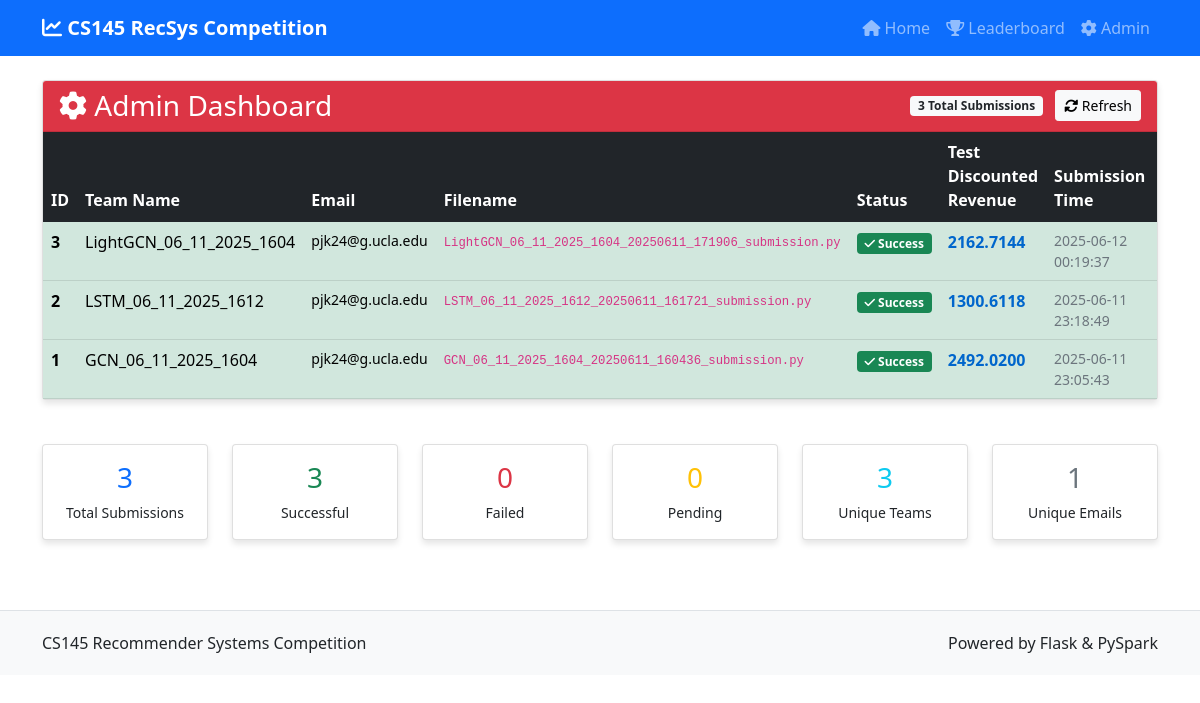
The page /admin on the database its author committed.
### tables this page shows
CREATE TABLE submissions (
            id INTEGER PRIMARY KEY AUTOINCREMENT,
            team_name TEXT NOT NULL,
            email TEXT NOT NULL,
            submission_time TIMESTAMP DEFAULT CURRENT_TIMESTAMP,
            filename TEXT NOT NULL,
            test_discounted_revenue REAL,
            train_total_revenue REAL,
            test_total_revenue REAL,
            train_avg_revenue REAL,
            test_avg_revenue REAL,
            performance_change REAL,
            train_precision_at_k REAL,
            test_precision_at_k REAL,
            train_ndcg_at_k REAL,
            test_ndcg_at_k REAL,
            train_mrr REAL,
            test_mrr REAL,
            train_hit_rate REAL,
            test_hit_rate REAL,
            status TEXT DEFAULT 'pending',
            error_message TEXT,
            raw_results TEXT
        );

### app.py (the view)
@app.route('/admin')
def admin():
    conn = sqlite3.connect(DATABASE)
    conn.row_factory = sqlite3.Row
    cursor = conn.cursor()
    cursor.execute('''
        SELECT id, team_name, email, submission_time, filename,
               test_discounted_revenue, status, error_message
        FROM submissions
        ORDER BY submission_time DESC
    ''')
    results = cursor.fetchall()
    conn.close()
    return render_template('admin.html', results=results)

### templates/admin.html (shortened to what this page needs)
{% extends "base.html" %}
{% block content %}
<div class="row">
    <div class="col-12">
        <div class="card">
            <div class="card-header bg-danger text-white d-flex justify-content-between align-items-center">
                <h3 class="mb-0"><i class="fas fa-cog"></i> Admin Dashboard</h3>
                <div>
                    <span class="badge bg-light text-dark">{{ results|length }} Total Submissions</span>
                    <button class="btn btn-light btn-sm ms-2" onclick="location.reload()">
                        <i class="fas fa-sync-alt"></i> Refresh
                    </button>
                </div>
            </div>
            <div class="card-body p-0">
                {% if results %}
                    <div class="table-responsive">
                        <table class="table table-hover mb-0">
                            <thead class="table-dark">
                                <tr>
                                    <th style="width: 60px;">ID</th>
                                    <th>Team Name</th>
                                    <th>Email</th>
                                    <th>Filename</th>
                                    <th>Status</th>
                                    <th>Test Discounted Revenue</th>
                                    <th>Submission Time</th>
                                    <th>Actions</th>
                                </tr>
                            </thead>
                            <tbody>
                                {% for result in results %}
                                <tr class="{% if result[6] == 'error' %}table-danger{% elif result[6] == 'success' %}table-success{% endif %}">
                                    <td class="fw-bold">{{ result[0] }}</td>
                                    <td>{{ result[1] }}</td>
                                    <td class="small">{{ result[2] }}</td>
                                    <td class="small"><code>{{ result[4] }}</code></td>
                                    <td>
                                        {% if result[6] == 'success' %}
                                            <span class="badge bg-success">
                                                <i class="fas fa-check"></i> Success
                                            </span>
                                        {% elif result[6] == 'error' %}
                                            <span class="badge bg-danger">
                                                <i class="fas fa-times"></i> Error
                                            </span>
                                        {% else %}
                                            <span class="badge bg-warning">
                                                <i class="fas fa-clock"></i> Pending
                                            </span>
                                        {% endif %}
                                    </td>
                                    <td>
                                        {% if result[5] %}
                                            <span class="metric-value">{{ "%.4f"|format(result[5]) }}</span>
                                        {% else %}
                                            <span class="text-muted">N/A</span>
                                        {% endif %}
                                    </td>
                                    <td class="small text-muted">{{ result[3] }}</td>
                                    <td>
                                    </td>
                                </tr>
                                {% endfor %}
                            </tbody>
                        </table>
                    </div>
                {% else %}
                    <div class="text-center py-5">
                        <i class="fas fa-inbox fa-4x text-muted mb-3"></i>
                        <h4 class="text-muted">No Submissions Yet</h4>
                        <p class="text-muted">Submissions will appear here when students start uploading their solutions.</p>
                    </div>
                {% endif %}
            </div>
        </div>
    </div>
</div>
{% if results %}
<div class="row mt-4">
    <div class="col-md-2">
        <div class="card">
            <div class="card-body text-center">
                <h3 class="text-primary">{{ results|length }}</h3>
                <p class="mb-0 small">Total Submissions</p>
            </div>
        </div>
    </div>
    <div class="col-md-2">
        <div class="card">
            <div class="card-body text-center">
                <h3 class="text-success">{{ results|selectattr(6, "equalto", "success")|list|length }}</h3>
                <p class="mb-0 small">Successful</p>
            </div>
        </div>
    </div>
    <div class="col-md-2">
        <div class="card">
            <div class="card-body text-center">
                <h3 class="text-danger">{{ results|selectattr(6, "equalto", "error")|list|length }}</h3>
                <p class="mb-0 small">Failed</p>
            </div>
        </div>
    </div>
    <div class="col-md-2">
        <div class="card">
            <div class="card-body text-center">
                <h3 class="text-warning">{{ results|selectattr(6, "equalto", "pending")|list|length }}</h3>
                <p class="mb-0 small">Pending</p>
            </div>
        </div>
    </div>
    <div class="col-md-2">
        <div class="card">
            <div class="card-body text-center">
                <h3 class="text-info">{{ results|map(attribute=1)|list|unique|list|length }}</h3>
                <p class="mb-0 small">Unique Teams</p>
            </div>
        </div>
    </div>
    <div class="col-md-2">
        <div class="card">
            <div class="card-body text-center">
                <h3 class="text-secondary">{{ results|map(attribute=2)|list|unique|list|length }}</h3>
                <p class="mb-0 small">Unique Emails</p>
            </div>
        </div>
    </div>
</div>
{% set error_submissions = results|selectattr(6, "equalto", "error")|list %}
{% endif %}
{% endblock %}

### templates/base.html (style rules this page uses)
.card { box-shadow: 0 4px 6px rgba(0, 0, 0, 0.1); margin-bottom: 20px; }
.metric-value { font-weight: bold; color: #0066cc; }

### rows shown on the page
submissions: id "3", team_name "LightGCN_06_11_2025_1604", email "pjk24@g.ucla.edu", filename "LightGCN_06_11_2025_1604_20250611_171906_submission.py", status "success" (drawn), test_discounted_revenue "2162.7144", submission_time "2025-06-12 00:19:37"
submissions: id "2", team_name "LSTM_06_11_2025_1612", email "pjk24@g.ucla.edu", filename "LSTM_06_11_2025_1612_20250611_161721_submission.py", status "success" (drawn), test_discounted_revenue "1300.6118", submission_time "2025-06-11 23:18:49"
submissions: id "1", team_name "GCN_06_11_2025_1604", email "pjk24@g.ucla.edu", filename "GCN_06_11_2025_1604_20250611_160436_submission.py", status "success" (drawn), test_discounted_revenue "2492.0200", submission_time "2025-06-11 23:05:43"

### other values the page prints
{{ results|length }} "3"
{{ results|selectattr(6, "equalto", "success")|list|length }} "3"
{{ results|selectattr(6, "equalto", "error")|list|length }} "0"
{{ results|selectattr(6, "equalto", "pending")|list|length }} "0"
{{ results|map(attribute=1)|list|unique|list|length }} "3"
{{ results|map(attribute=2)|list|unique|list|length }} "1"
